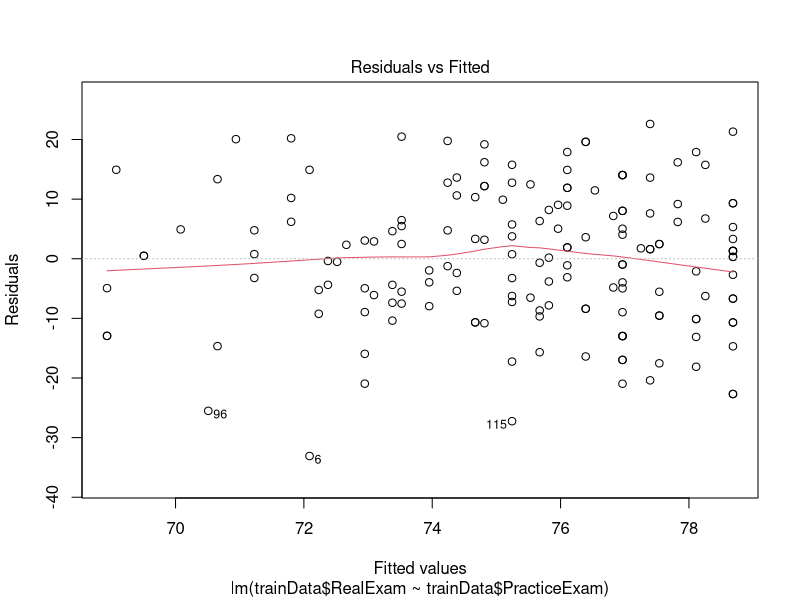
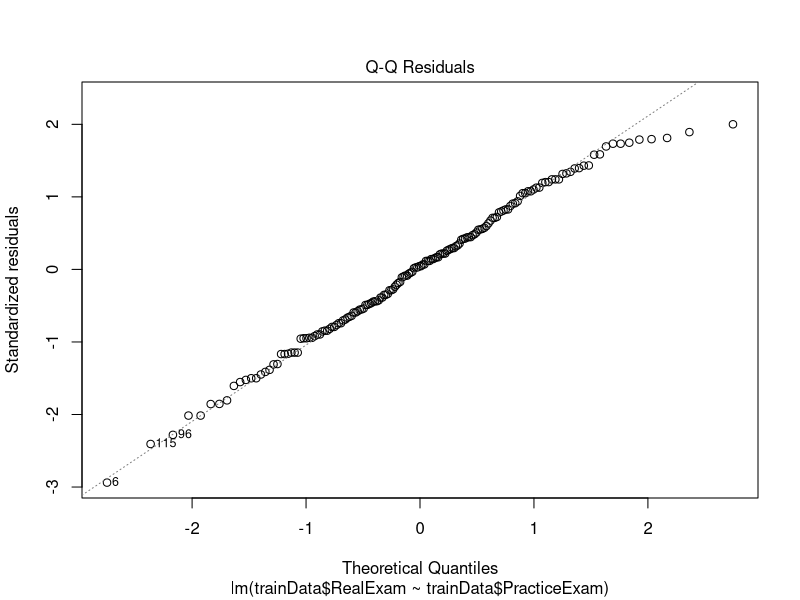
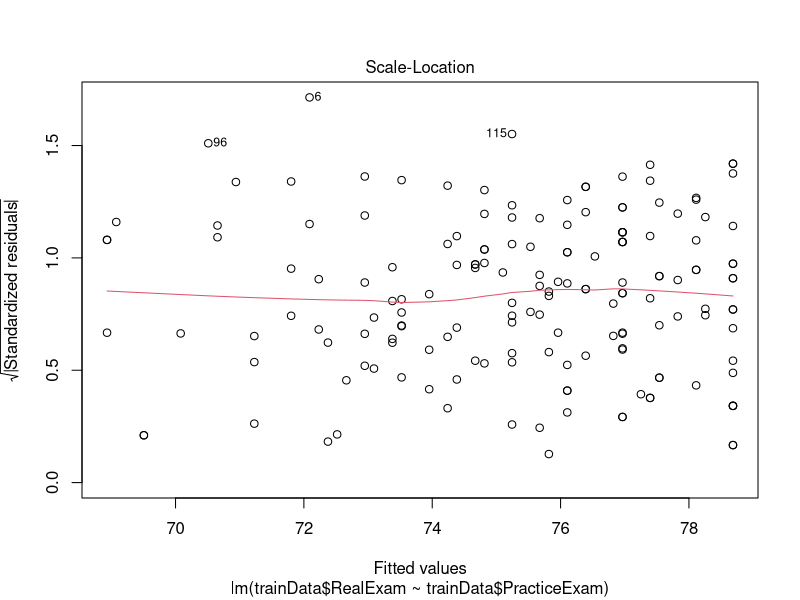
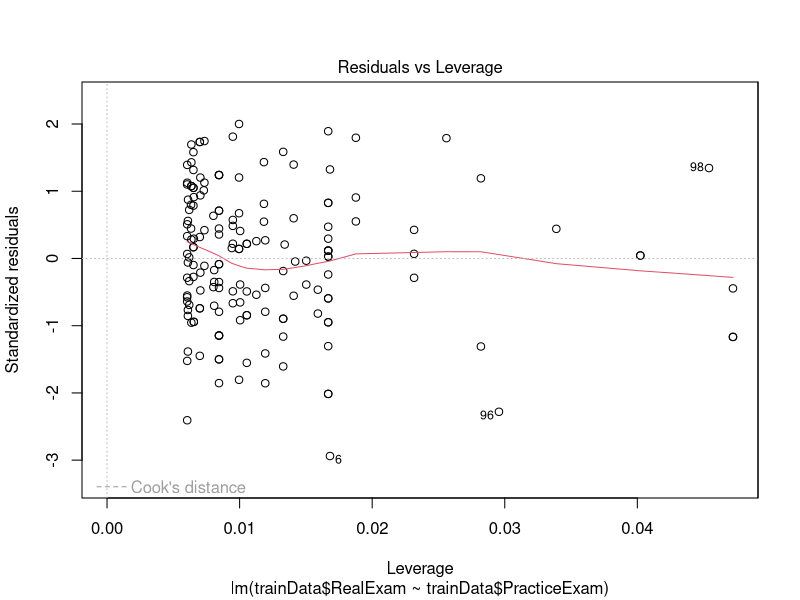

R code for these plots, in order:
trainData <- read.csv("Practice Test Effectiveness - Train.csv",strip.white =TRUE, stringsAsFactors = FALSE, na.strings = c("NA", 0))
testData <- read.csv("Practice Test Effectiveness - Test.csv",strip.white =TRUE, stringsAsFactors = FALSE, na.strings = c("NA", 0)) 

trainData$PracticeExam = as.integer(trainData$PracticeExam)
testData$PracticeExam = as.integer(testData$PracticeExam)

trainData  = na.omit(trainData)
testData  = na.omit(testData)

trainData <- subset(trainData, trainData$PracticeExam >30)
testData <- subset(testData, testData$PracticeExam >30)

trainData <- trainData[complete.cases(trainData), ]
testData <- testData[complete.cases(testData), ]

summary(trainData)
summary(testData)

str(trainData)
str(testData)

model1 = lm(formula = trainData$RealExam ~ trainData$PracticeExam) 
model2 = lm(trainData$RealExam ~ trainData$PracticeExam + (trainData$PracticeExam*trainData$PracticeExam))

summary(model1)
summary(model2)

predictedScores=predict(model2, data=testData)

sm1<-summary(model1)
sm2<-summary(model2)


mserror = (sm2$sigma)^2

actuals_preds <- data.frame(cbind(actuals=trainData$RealExam, predicteds=predictedScores))  # make actuals_predicteds dataframe.
correlation_accuracy <- cor(actuals_preds)
head(actuals_preds)


plot(model1)


coef(model1)
resid(model1) 
abline(model1)

